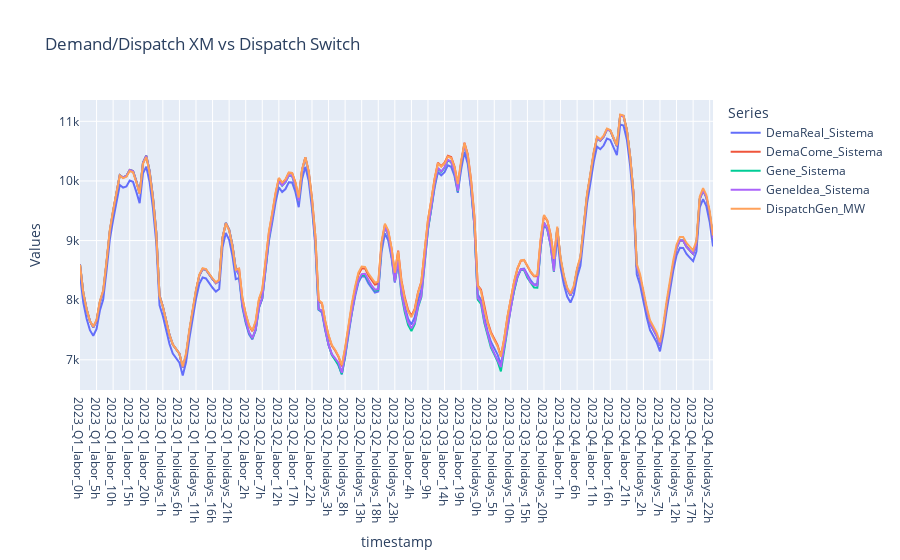

Write notebook code for a chart like this one.
### Markdown cell above
### 3.4.2 Are Demand and Dispatch on XM similar to Switch Dispatch?

### Code cell
# Merge tables
demand_x_dispatch = pd.merge(XM, dispatch_sys, on='timestamp', how='inner')
import plotly.express as px
# Sort by timepoints to sort timestamps as well
demand_x_dispatch = demand_x_dispatch.sort_values(by='timepoints')
fig = px.line(
    demand_x_dispatch,
    x='timestamp',
    y=['DemaReal_Sistema', 'DemaCome_Sistema', 'Gene_Sistema', 'GeneIdea_Sistema', 'DispatchGen_MW'],
    labels={'value': 'Values','variable': 'Series'},
    title='Demand/Dispatch XM vs Dispatch Switch'
)
fig.show()

### Figure 1 — Plotly figure (JSON) as saved in the notebook; plotly's stock layout.template omitted (floating-point values rounded to 4 significant figures; data arrays with more than 128 entries replaced by an {"elided": "..."} marker saying what was removed)
{"data": [{"hovertemplate": "Series=DemaReal_Sistema<br>timestamp=%{x}<br>Values=%{y}<extra></extra>", "legendgroup": "DemaReal_Sistema", "line": {"color": "#636efa", "dash": "solid"}, "marker": {"symbol": "circle"}, "mode": "lines", "name": "DemaReal_Sistema", "orientation": "v", "showlegend": true, "type": "scatter", "x": {"elided": "192 str values"}, "xaxis": "x", "y": {"elided": "192 float values"}, "yaxis": "y"}, {"hovertemplate": "Series=DemaCome_Sistema<br>timestamp=%{x}<br>Values=%{y}<extra></extra>", "legendgroup": "DemaCome_Sistema", "line": {"color": "#EF553B", "dash": "solid"}, "marker": {"symbol": "circle"}, "mode": "lines", "name": "DemaCome_Sistema", "orientation": "v", "showlegend": true, "type": "scatter", "x": {"elided": "192 str values"}, "xaxis": "x", "y": {"elided": "192 float values"}, "yaxis": "y"}, {"hovertemplate": "Series=Gene_Sistema<br>timestamp=%{x}<br>Values=%{y}<extra></extra>", "legendgroup": "Gene_Sistema", "line": {"color": "#00cc96", "dash": "solid"}, "marker": {"symbol": "circle"}, "mode": "lines", "name": "Gene_Sistema", "orientation": "v", "showlegend": true, "type": "scatter", "x": {"elided": "192 str values"}, "xaxis": "x", "y": {"elided": "192 float values"}, "yaxis": "y"}, {"hovertemplate": "Series=GeneIdea_Sistema<br>timestamp=%{x}<br>Values=%{y}<extra></extra>", "legendgroup": "GeneIdea_Sistema", "line": {"color": "#ab63fa", "dash": "solid"}, "marker": {"symbol": "circle"}, "mode": "lines", "name": "GeneIdea_Sistema", "orientation": "v", "showlegend": true, "type": "scatter", "x": {"elided": "192 str values"}, "xaxis": "x", "y": {"elided": "192 float values"}, "yaxis": "y"}, {"hovertemplate": "Series=DispatchGen_MW<br>timestamp=%{x}<br>Values=%{y}<extra></extra>", "legendgroup": "DispatchGen_MW", "line": {"color": "#FFA15A", "dash": "solid"}, "marker": {"symbol": "circle"}, "mode": "lines", "name": "DispatchGen_MW", "orientation": "v", "showlegend": true, "type": "scatter", "x": {"elided": "192 str values"}, "xaxis": "x", "y": {"elided": "192 float values"}, "yaxis": "y"}], "layout": {"legend": {"title": {"text": "Series"}, "tracegroupgap": 0}, "title": {"text": "Demand/Dispatch XM vs Dispatch Switch"}, "xaxis": {"anchor": "y", "domain": [0, 1], "title": {"text": "timestamp"}}, "yaxis": {"anchor": "x", "domain": [0, 1], "title": {"text": "Values"}}}}
